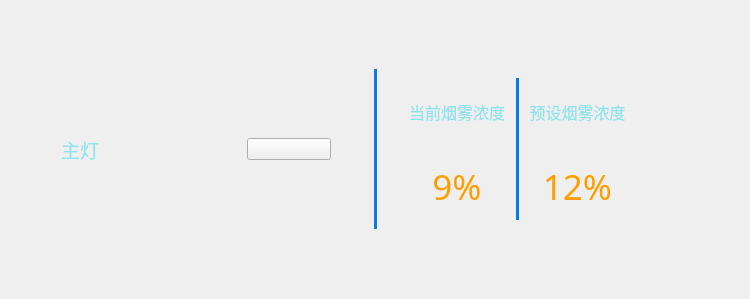
<?xml version="1.0" encoding="UTF-8"?>
<ui version="4.0">
 <class>KitchenWidget</class>
 <widget class="QWidget" name="KitchenWidget">
  <property name="geometry">
   <rect>
    <x>0</x>
    <y>0</y>
    <width>750</width>
    <height>299</height>
   </rect>
  </property>
  <property name="windowTitle">
   <string>Form</string>
  </property>
  <layout class="QVBoxLayout" name="verticalLayout_2">
   <item>
    <layout class="QGridLayout" name="gridLayout_2">
     <item row="0" column="1">
      <spacer name="verticalSpacer">
       <property name="orientation">
        <enum>Qt::Vertical</enum>
       </property>
       <property name="sizeType">
        <enum>QSizePolicy::Maximum</enum>
       </property>
       <property name="sizeHint" stdset="0">
        <size>
         <width>20</width>
         <height>50</height>
        </size>
       </property>
      </spacer>
     </item>
     <item row="1" column="0">
      <spacer name="horizontalSpacer_3">
       <property name="orientation">
        <enum>Qt::Horizontal</enum>
       </property>
       <property name="sizeType">
        <enum>QSizePolicy::Maximum</enum>
       </property>
       <property name="sizeHint" stdset="0">
        <size>
         <width>40</width>
         <height>20</height>
        </size>
       </property>
      </spacer>
     </item>
     <item row="1" column="1">
      <layout class="QHBoxLayout" name="horizontalLayout_5">
       <property name="spacing">
        <number>18</number>
       </property>
       <item>
        <widget class="QWidget" name="widget_light_top" native="true">
         <property name="sizePolicy">
          <sizepolicy hsizetype="Maximum" vsizetype="Maximum">
           <horstretch>0</horstretch>
           <verstretch>0</verstretch>
          </sizepolicy>
         </property>
         <property name="maximumSize">
          <size>
           <width>340</width>
           <height>200</height>
          </size>
         </property>
         <layout class="QHBoxLayout" name="horizontalLayout">
          <property name="leftMargin">
           <number>10</number>
          </property>
          <property name="topMargin">
           <number>25</number>
          </property>
          <property name="rightMargin">
           <number>25</number>
          </property>
          <property name="bottomMargin">
           <number>25</number>
          </property>
          <item>
           <widget class="QLabel" name="lab_light_main">
            <property name="font">
             <font>
              <family>微软雅黑</family>
              <pointsize>14</pointsize>
              <weight>50</weight>
              <italic>false</italic>
              <bold>false</bold>
             </font>
            </property>
            <property name="styleSheet">
             <string notr="true">color: rgb(142, 227, 235);
font: 14pt &quot;微软雅黑&quot;;</string>
            </property>
            <property name="text">
             <string>主灯</string>
            </property>
           </widget>
          </item>
          <item>
           <widget class="QLabel" name="label_light_main">
            <property name="sizePolicy">
             <sizepolicy hsizetype="Maximum" vsizetype="Preferred">
              <horstretch>0</horstretch>
              <verstretch>0</verstretch>
             </sizepolicy>
            </property>
            <property name="minimumSize">
             <size>
              <width>60</width>
              <height>0</height>
             </size>
            </property>
            <property name="maximumSize">
             <size>
              <width>60</width>
              <height>16777215</height>
             </size>
            </property>
            <property name="styleSheet">
             <string notr="true"/>
            </property>
            <property name="text">
             <string/>
            </property>
           </widget>
          </item>
          <item>
           <spacer name="horizontalSpacer">
            <property name="orientation">
             <enum>Qt::Horizontal</enum>
            </property>
            <property name="sizeType">
             <enum>QSizePolicy::Maximum</enum>
            </property>
            <property name="sizeHint" stdset="0">
             <size>
              <width>30</width>
              <height>20</height>
             </size>
            </property>
           </spacer>
          </item>
          <item>
           <widget class="QPushButton" name="pbn_light_main">
            <property name="text">
             <string/>
            </property>
           </widget>
          </item>
         </layout>
        </widget>
       </item>
       <item>
        <widget class="QLabel" name="label_div">
         <property name="sizePolicy">
          <sizepolicy hsizetype="Maximum" vsizetype="Preferred">
           <horstretch>0</horstretch>
           <verstretch>0</verstretch>
          </sizepolicy>
         </property>
         <property name="maximumSize">
          <size>
           <width>3</width>
           <height>16777215</height>
          </size>
         </property>
         <property name="styleSheet">
          <string notr="true">background-color: rgb(7, 122, 229);</string>
         </property>
         <property name="text">
          <string/>
         </property>
        </widget>
       </item>
       <item>
        <widget class="QWidget" name="widget_right" native="true">
         <property name="maximumSize">
          <size>
           <width>16777215</width>
           <height>160</height>
          </size>
         </property>
         <layout class="QHBoxLayout" name="horizontalLayout_3">
          <property name="spacing">
           <number>0</number>
          </property>
          <property name="leftMargin">
           <number>0</number>
          </property>
          <property name="topMargin">
           <number>0</number>
          </property>
          <property name="rightMargin">
           <number>0</number>
          </property>
          <property name="bottomMargin">
           <number>0</number>
          </property>
          <item>
           <layout class="QHBoxLayout" name="horizontalLayout_4">
            <item>
             <widget class="QWidget" name="widget_temp" native="true">
              <property name="sizePolicy">
               <sizepolicy hsizetype="Maximum" vsizetype="Preferred">
                <horstretch>0</horstretch>
                <verstretch>0</verstretch>
               </sizepolicy>
              </property>
              <property name="maximumSize">
               <size>
                <width>300</width>
                <height>220</height>
               </size>
              </property>
              <layout class="QGridLayout" name="gridLayout">
               <item row="0" column="0">
                <widget class="QLabel" name="label_2">
                 <property name="font">
                  <font>
                   <family>楷体</family>
                   <pointsize>12</pointsize>
                  </font>
                 </property>
                 <property name="styleSheet">
                  <string notr="true">color: rgb(142, 227, 235);</string>
                 </property>
                 <property name="text">
                  <string>当前烟雾浓度</string>
                 </property>
                 <property name="alignment">
                  <set>Qt::AlignCenter</set>
                 </property>
                </widget>
               </item>
               <item row="1" column="0">
                <widget class="QLabel" name="label_cur_smoke">
                 <property name="font">
                  <font>
                   <family>楷体</family>
                   <pointsize>26</pointsize>
                  </font>
                 </property>
                 <property name="styleSheet">
                  <string notr="true">color: rgb(255, 158, 0);</string>
                 </property>
                 <property name="text">
                  <string>9%</string>
                 </property>
                 <property name="alignment">
                  <set>Qt::AlignCenter</set>
                 </property>
                </widget>
               </item>
               <item row="0" column="1" rowspan="2">
                <widget class="QLabel" name="label">
                 <property name="sizePolicy">
                  <sizepolicy hsizetype="Preferred" vsizetype="Expanding">
                   <horstretch>0</horstretch>
                   <verstretch>0</verstretch>
                  </sizepolicy>
                 </property>
                 <property name="minimumSize">
                  <size>
                   <width>3</width>
                   <height>0</height>
                  </size>
                 </property>
                 <property name="maximumSize">
                  <size>
                   <width>3</width>
                   <height>16777215</height>
                  </size>
                 </property>
                 <property name="styleSheet">
                  <string notr="true">background-color: rgb(7, 122, 229);</string>
                 </property>
                 <property name="text">
                  <string/>
                 </property>
                </widget>
               </item>
               <item row="0" column="2">
                <widget class="QLabel" name="label_3">
                 <property name="font">
                  <font>
                   <family>楷体</family>
                   <pointsize>12</pointsize>
                  </font>
                 </property>
                 <property name="styleSheet">
                  <string notr="true">color: rgb(142, 227, 235);</string>
                 </property>
                 <property name="text">
                  <string>预设烟雾浓度</string>
                 </property>
                 <property name="alignment">
                  <set>Qt::AlignCenter</set>
                 </property>
                </widget>
               </item>
               <item row="1" column="2">
                <widget class="QLabel" name="label_set_smoke">
                 <property name="font">
                  <font>
                   <family>楷体</family>
                   <pointsize>26</pointsize>
                  </font>
                 </property>
                 <property name="styleSheet">
                  <string notr="true">color: rgb(255, 158, 0);</string>
                 </property>
                 <property name="text">
                  <string>12%</string>
                 </property>
                 <property name="alignment">
                  <set>Qt::AlignCenter</set>
                 </property>
                </widget>
               </item>
              </layout>
             </widget>
            </item>
            <item>
             <layout class="QVBoxLayout" name="verticalLayout">
              <property name="spacing">
               <number>0</number>
              </property>
              <item>
               <widget class="QToolButton" name="tbn_smoke_add">
                <property name="sizePolicy">
                 <sizepolicy hsizetype="Maximum" vsizetype="Maximum">
                  <horstretch>0</horstretch>
                  <verstretch>0</verstretch>
                 </sizepolicy>
                </property>
                <property name="minimumSize">
                 <size>
                  <width>60</width>
                  <height>60</height>
                 </size>
                </property>
                <property name="font">
                 <font>
                  <family>微软雅黑</family>
                  <pointsize>11</pointsize>
                  <weight>50</weight>
                  <italic>false</italic>
                  <bold>false</bold>
                 </font>
                </property>
                <property name="styleSheet">
                 <string notr="true">color: rgb(142, 227, 235);
font: 11pt &quot;微软雅黑&quot;;</string>
                </property>
                <property name="text">
                 <string/>
                </property>
                <property name="toolButtonStyle">
                 <enum>Qt::ToolButtonTextUnderIcon</enum>
                </property>
                <property name="autoRaise">
                 <bool>true</bool>
                </property>
               </widget>
              </item>
              <item>
               <widget class="QToolButton" name="tbn_smoke_sub">
                <property name="sizePolicy">
                 <sizepolicy hsizetype="Maximum" vsizetype="Maximum">
                  <horstretch>0</horstretch>
                  <verstretch>0</verstretch>
                 </sizepolicy>
                </property>
                <property name="minimumSize">
                 <size>
                  <width>60</width>
                  <height>60</height>
                 </size>
                </property>
                <property name="styleSheet">
                 <string notr="true">color: rgb(142, 227, 235);
font: 11pt &quot;微软雅黑&quot;;</string>
                </property>
                <property name="text">
                 <string/>
                </property>
                <property name="autoRaise">
                 <bool>true</bool>
                </property>
               </widget>
              </item>
             </layout>
            </item>
           </layout>
          </item>
         </layout>
        </widget>
       </item>
      </layout>
     </item>
     <item row="1" column="2">
      <spacer name="horizontalSpacer_4">
       <property name="orientation">
        <enum>Qt::Horizontal</enum>
       </property>
       <property name="sizeType">
        <enum>QSizePolicy::Maximum</enum>
       </property>
       <property name="sizeHint" stdset="0">
        <size>
         <width>40</width>
         <height>20</height>
        </size>
       </property>
      </spacer>
     </item>
     <item row="2" column="1">
      <spacer name="verticalSpacer_2">
       <property name="orientation">
        <enum>Qt::Vertical</enum>
       </property>
       <property name="sizeType">
        <enum>QSizePolicy::Maximum</enum>
       </property>
       <property name="sizeHint" stdset="0">
        <size>
         <width>20</width>
         <height>50</height>
        </size>
       </property>
      </spacer>
     </item>
    </layout>
   </item>
  </layout>
 </widget>
 <resources/>
 <connections/>
</ui>
